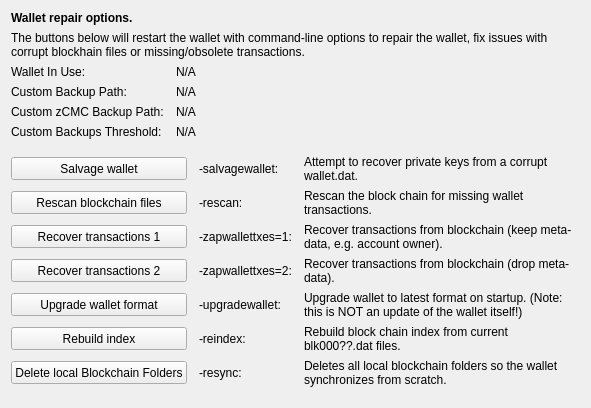
     <widget class="QWidget" name="tab_repair">
      <attribute name="title">
       <string>&amp;Wallet Repair</string>
      </attribute>
      <layout class="QGridLayout" name="gridLayout_4" columnstretch="0,0,0,0">
       <property name="horizontalSpacing">
        <number>12</number>
       </property>
       <item row="0" column="0" colspan="4">
        <widget class="QLabel" name="label_repair_header">
         <property name="font">
          <font>
           <weight>75</weight>
           <bold>true</bold>
          </font>
         </property>
         <property name="text">
          <string>Wallet repair options.</string>
         </property>
        </widget>
       </item>
       <item row="1" column="0" colspan="4">
        <widget class="QLabel" name="label_repair_helptext">
         <property name="font">
          <font>
           <weight>50</weight>
           <bold>false</bold>
          </font>
         </property>
         <property name="text">
          <string>The buttons below will restart the wallet with command-line options to repair the wallet, fix issues with corrupt blockhain files or missing/obsolete transactions.</string>
         </property>
         <property name="wordWrap">
          <bool>true</bool>
         </property>
        </widget>
       </item>
       <item row="2" column="0">
        <widget class="QLabel" name="wallet_path_label">
         <property name="text">
          <string>Wallet In Use:</string>
         </property>
        </widget>
       </item>
       <item row="2" column="1" colspan="3">
        <widget class="QLabel" name="wallet_path">
         <property name="cursor">
          <cursorShape>IBeamCursor</cursorShape>
         </property>
         <property name="text">
          <string>N/A</string>
         </property>
         <property name="textFormat">
          <enum>Qt::PlainText</enum>
         </property>
         <property name="textInteractionFlags">
          <set>Qt::LinksAccessibleByMouse|Qt::TextSelectableByKeyboard|Qt::TextSelectableByMouse</set>
         </property>
        </widget>
       </item>
       <item row="3" column="0">
        <widget class="QLabel" name="wallet_custombackuppath_label">
         <property name="text">
          <string>Custom Backup Path:</string>
         </property>
         <property name="visible">
          <bool>false</bool>
         </property>
        </widget>
       </item>
       <item row="3" column="1" colspan="3">
        <widget class="QLabel" name="wallet_custombackuppath">
         <property name="cursor">
          <cursorShape>IBeamCursor</cursorShape>
         </property>
         <property name="text">
          <string>N/A</string>
         </property>
         <property name="textFormat">
          <enum>Qt::PlainText</enum>
         </property>
         <property name="textInteractionFlags">
          <set>Qt::LinksAccessibleByMouse|Qt::TextSelectableByKeyboard|Qt::TextSelectableByMouse</set>
         </property>
         <property name="visible">
          <bool>false</bool>
         </property>
        </widget>
       </item>
       <item row="4" column="0">
        <widget class="QLabel" name="wallet_customzcmcbackuppath_label">
         <property name="text">
          <string>Custom zCMC Backup Path:</string>
         </property>
         <property name="visible">
          <bool>false</bool>
         </property>
        </widget>
       </item>
       <item row="4" column="1" colspan="3">
        <widget class="QLabel" name="wallet_customzcmcbackuppath">
         <property name="cursor">
          <cursorShape>IBeamCursor</cursorShape>
         </property>
         <property name="text">
          <string>N/A</string>
         </property>
         <property name="textFormat">
          <enum>Qt::PlainText</enum>
         </property>
         <property name="textInteractionFlags">
          <set>Qt::LinksAccessibleByMouse|Qt::TextSelectableByKeyboard|Qt::TextSelectableByMouse</set>
         </property>
         <property name="visible">
          <bool>false</bool>
         </property>
        </widget>
       </item>
       <item row="5" column="0">
        <widget class="QLabel" name="wallet_custombackupthreshold_label">
         <property name="text">
          <string>Custom Backups Threshold:</string>
         </property>
         <property name="visible">
          <bool>false</bool>
         </property>
        </widget>
       </item>
       <item row="5" column="1" colspan="3">
        <widget class="QLabel" name="wallet_custombackupthreshold">
         <property name="cursor">
          <cursorShape>IBeamCursor</cursorShape>
         </property>
         <property name="text">
          <string>N/A</string>
         </property>
         <property name="textFormat">
          <enum>Qt::PlainText</enum>
         </property>
         <property name="textInteractionFlags">
          <set>Qt::LinksAccessibleByMouse|Qt::TextSelectableByKeyboard|Qt::TextSelectableByMouse</set>
         </property>
         <property name="visible">
          <bool>false</bool>
         </property>
        </widget>
       </item>
       <item row="6" column="0">
        <spacer name="verticalSpacer_repair1">
         <property name="orientation">
          <enum>Qt::Vertical</enum>
         </property>
         <property name="sizeHint" stdset="0">
          <size>
           <width>10</width>
           <height>10</height>
          </size>
         </property>
        </spacer>
       </item>
       <item row="7" column="0" colspan="2">
        <widget class="QPushButton" name="btn_salvagewallet">
         <property name="minimumSize">
          <size>
           <width>100</width>
           <height>23</height>
          </size>
         </property>
         <property name="text">
          <string>Salvage wallet</string>
         </property>
        </widget>
       </item>
       <item row="7" column="2">
        <widget class="QLabel" name="label_repair_salvage_command">
         <property name="text">
          <string notr="true">-salvagewallet:</string>
         </property>
        </widget>
       </item>
       <item row="7" column="3">
        <widget class="QLabel" name="label_repair_salvage">
         <property name="text">
          <string>Attempt to recover private keys from a corrupt wallet.dat.</string>
         </property>
         <property name="wordWrap">
          <bool>true</bool>
         </property>
        </widget>
       </item>
       <item row="8" column="0" colspan="2">
        <widget class="QPushButton" name="btn_rescan">
         <property name="minimumSize">
          <size>
           <width>100</width>
           <height>23</height>
          </size>
         </property>
         <property name="text">
          <string>Rescan blockchain files</string>
         </property>
        </widget>
       </item>
       <item row="8" column="2">
        <widget class="QLabel" name="label_repair_rescan_command">
         <property name="text">
          <string notr="true">-rescan:</string>
         </property>
        </widget>
       </item>
       <item row="8" column="3">
        <widget class="QLabel" name="label_repair_rescan">
         <property name="text">
          <string>Rescan the block chain for missing wallet transactions.</string>
         </property>
         <property name="wordWrap">
          <bool>true</bool>
         </property>
        </widget>
       </item>
       <item row="9" column="0" colspan="2">
        <widget class="QPushButton" name="btn_zapwallettxes1">
         <property name="minimumSize">
          <size>
           <width>100</width>
           <height>23</height>
          </size>
         </property>
         <property name="text">
          <string>Recover transactions 1</string>
         </property>
        </widget>
       </item>
       <item row="9" column="2">
        <widget class="QLabel" name="label_repair_zap1_command">
         <property name="text">
          <string notr="true">-zapwallettxes=1:</string>
         </property>
        </widget>
       </item>
       <item row="9" column="3">
        <widget class="QLabel" name="label_repair_zap1">
         <property name="text">
          <string>Recover transactions from blockchain (keep meta-data, e.g. account owner).</string>
         </property>
         <property name="wordWrap">
          <bool>true</bool>
         </property>
        </widget>
       </item>
       <item row="10" column="0" colspan="2">
        <widget class="QPushButton" name="btn_zapwallettxes2">
         <property name="minimumSize">
          <size>
           <width>100</width>
           <height>23</height>
          </size>
         </property>
         <property name="text">
          <string>Recover transactions 2</string>
         </property>
        </widget>
       </item>
       <item row="10" column="2">
        <widget class="QLabel" name="label_repair_zap2_command">
         <property name="text">
          <string notr="true">-zapwallettxes=2:</string>
         </property>
        </widget>
       </item>
       <item row="10" column="3">
        <widget class="QLabel" name="label_repair_zap2">
         <property name="text">
          <string>Recover transactions from blockchain (drop meta-data).</string>
         </property>
         <property name="wordWrap">
          <bool>true</bool>
         </property>
        </widget>
       </item>
       <item row="11" column="0" colspan="2">
        <widget class="QPushButton" name="btn_upgradewallet">
         <property name="minimumSize">
          <size>
           <width>100</width>
           <height>23</height>
          </size>
         </property>
         <property name="text">
          <string>Upgrade wallet format</string>
         </property>
        </widget>
       </item>
       <item row="11" column="2">
        <widget class="QLabel" name="label_repair_upgrade_command">
         <property name="text">
          <string notr="true">-upgradewallet:</string>
         </property>
        </widget>
       </item>
       <item row="11" column="3">
        <widget class="QLabel" name="label_repair_upgrade">
         <property name="text">
          <string>Upgrade wallet to latest format on startup. (Note: this is NOT an update of the wallet itself!)</string>
         </property>
         <property name="wordWrap">
          <bool>true</bool>
         </property>
        </widget>
       </item>
       <item row="12" column="0" colspan="2">
        <widget class="QPushButton" name="btn_reindex">
         <property name="minimumSize">
          <size>
           <width>100</width>
           <height>23</height>
          </size>
         </property>
         <property name="text">
          <string>Rebuild index</string>
         </property>
        </widget>
       </item>
       <item row="12" column="2">
        <widget class="QLabel" name="label_repair_reindex_command">
         <property name="text">
          <string notr="true">-reindex:</string>
         </property>
        </widget>
       </item>
       <item row="12" column="3">
        <widget class="QLabel" name="label_repair_reindex">
         <property name="text">
          <string>Rebuild block chain index from current blk000??.dat files.</string>
         </property>
         <property name="wordWrap">
          <bool>true</bool>
         </property>
        </widget>
       </item>
       <item row="13" column="0" colspan="2">
        <widget class="QPushButton" name="btn_resync">
         <property name="minimumSize">
          <size>
           <width>100</width>
           <height>23</height>
          </size>
         </property>
         <property name="text">
          <string>Delete local Blockchain Folders</string>
         </property>
        </widget>
       </item>
       <item row="13" column="2">
        <widget class="QLabel" name="label_repair_resync_command">
         <property name="text">
          <string>-resync:</string>
         </property>
        </widget>
       </item>
       <item row="13" column="3">
        <widget class="QLabel" name="label_repair_resync">
         <property name="text">
          <string>Deletes all local blockchain folders so the wallet synchronizes from scratch.</string>
         </property>
         <property name="wordWrap">
          <bool>true</bool>
         </property>
        </widget>
       </item>
       <item row="14" column="0">
        <spacer name="verticalSpacer_repair2">
         <property name="orientation">
          <enum>Qt::Vertical</enum>
         </property>
         <property name="sizeHint" stdset="0">
          <size>
           <width>20</width>
           <height>10</height>
          </size>
         </property>
        </spacer>
       </item>
      </layout>
     </widget>
